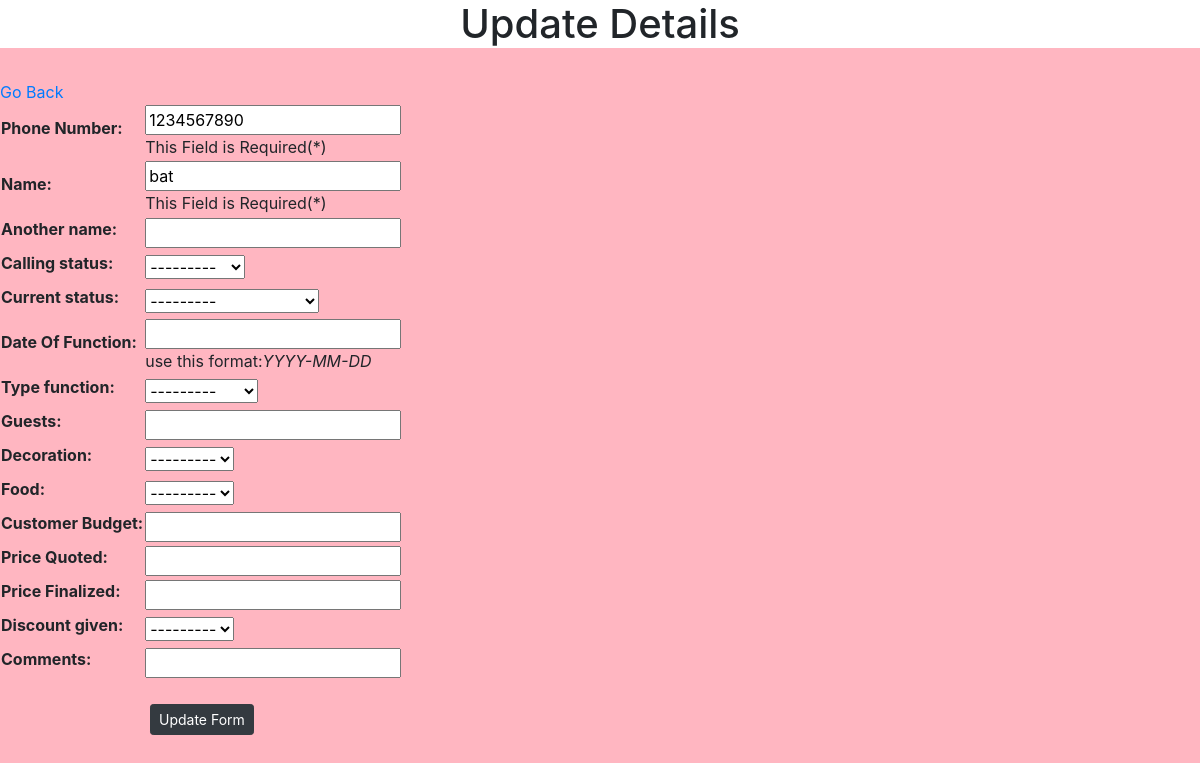
Screenshot of /WA/Report/WA/update/31 with the database file from the repository.
### WebApp/models.py (models this page shows)
class Web_Model(models.Model):
    id=models.AutoField(primary_key=True)
    Phone_Number=models.PositiveIntegerField(unique=True,help_text=" This Field is Required(*)")
    Name=models.CharField(max_length=30,help_text=" This Field is Required(*)")
    Another_name=models.CharField(max_length=30,blank=True)
    choises=('Follow-Up','Follow-Up'),('New','New')
    Calling_status=models.CharField(max_length=20,choices=choises,blank=True)
    roles=('Follow Up','Follow-Up'),('Booked SomeWhere','Booked Somewhere'),('Not Interested','Not Interested'),('Need Something','Need Something'),('GH Booking','GH Booking')
    Current_status=models.CharField(max_length=20,choices=roles,blank=True)
    Date_Of_Function=models.DateField(blank=True,null=True,help_text='use this format:<em>YYYY-MM-DD</em>')
    options=('Wedding','Wedding'),('Prewedding','Prewedding'),('Retairement','Retairement'),('Shooting','Shooting'),('Mics','Mics')
    type_function=models.CharField(max_length=20,choices=options,blank=True)
    Guests=models.PositiveIntegerField(blank=True,null=True)
    Dec_choises=('Yes','Yes'),('No','No')
    Decoration=models.CharField(max_length=10,choices=Dec_choises,blank=True)
    Food_choises=('Yes','Yes'),('No','No')
    Food=models.CharField(max_length=10,choices=Food_choises,blank=True)
    Customer_Budget=models.CharField(max_length=10,blank=True)
    Price_Quoted=models.CharField(max_length=30,blank=True)
    Price_Finalized=models.CharField(max_length=30,blank=True)
    Discount=('Yes','Yes'),('No','No')
    Discount_given=models.CharField(max_length=10,choices=Discount,blank=True)
    Comments=models.CharField(max_length=100,blank=True)
    Added_Into_System=models.DateTimeField(auto_now=True)

### WebApp/views.py (the view, shortened to what this page needs)
# urls.py: path('Report/WA/update/<int:id>',Update),
def Update(request,id):
    Form_data=Web_Model.objects.get(id=id)
    update_form=Web_Modelform(instance=Form_data)
    update_data={'update_form':update_form}
    return render(request,'update.html',update_data)

### WebApp/forms.py
class Web_Modelform(forms.ModelForm):
    class Meta:
        model=Web_Model
        fields='__all__'

### templates/update.html (shortened to what this page needs)
<!DOCTYPE html>
<html lang="en">
<head>
    <link rel="stylesheet" href="https://maxcdn.bootstrapcdn.com/bootstrap/4.0.0/css/bootstrap.min.css">
</head>
<body style="background-color:lightpink;">
    <h1 style="background-color: white; text-align: center;">
    Update Details
    </h1><br>
    <a href="http://127.0.0.1:8000/WA/Report/">Go Back</a>
    <form method="POST">
        <table>
            {{update_form.as_table}}
        </table><br>
        <button name="submit" value="submit" class="btn btn-dark btn-sm" style="position: absolute;left: 150px;">Update Form</button>
    </form>
</body>
</html>

### rows the page displays
Web_Model: Phone_Number "1234567890", Name "bat", Calling_status "---------", Current_status "---------", type_function "---------", Decoration "---------", Food "---------", Discount_given "---------"
